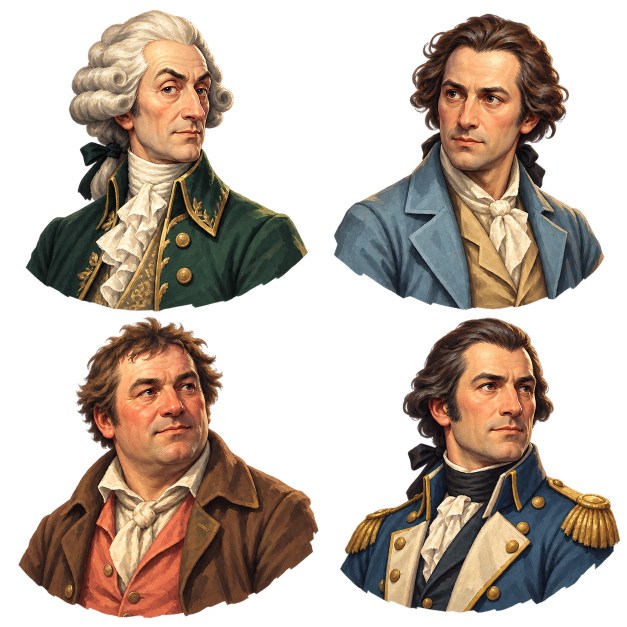
#> input picture Unity/Assets/Resources/Art/PoliticalPortraits-v1.png, 1254 x 1254 px (shown at 1/2 size)
$ python shot-check.py ../Unity/Assets/Resources/Art
#> lines starting #> are read from the running program, lines starting #| are printed output that depends on the picture
"""Frame checks for the player review pass.

Reads the PNGs written by the built player, refuses obviously broken frames,
reports how much each frame moved since the previous run, and builds one
contact sheet a human can look at in the morning.

    python tools/shot-check.py output/shots [--baseline output/shots-baseline]
"""
import sys
import os
import json
from PIL import Image
import numpy as np

SHADER_PINK = np.array([255, 0, 255])
EXPECTED = (1440, 900)


def load(path):
    with Image.open(path) as image:
        return np.asarray(image.convert("RGB"), dtype=np.uint8)


def examine(name, pixels):
    problems = []
    height, width = pixels.shape[:2]
    if (width, height) != EXPECTED:
        problems.append(f"size {width}x{height}, expected {EXPECTED[0]}x{EXPECTED[1]}")
    flat = pixels.reshape(-1, 3)
    mean = flat.mean(axis=0)
    spread = float(flat.std())
    if spread < 6:
        problems.append(f"flat frame, colour spread {spread:.1f}")
    if mean.sum() < 12:
        problems.append("frame is black")
    colours, counts = np.unique(flat, axis=0, return_counts=True)
    share = counts.max() / len(flat)
    if share > 0.92:
        problems.append(f"one colour covers {share:.0%} of the frame")
    pink = np.all(np.abs(flat.astype(int) - SHADER_PINK) < 24, axis=1).mean()
    if pink > 0.004:
        problems.append(f"missing-shader magenta on {pink:.1%} of the frame")
    return {
        "name": name,
        "width": width,
        "height": height,
        "mean": [round(float(v), 1) for v in mean],
        "spread": round(spread, 1),
        "top_colour_share": round(float(share), 4),
        "problems": problems,
    }


def moved(current, previous):
    if current.shape != previous.shape:
        return None
    difference = np.abs(current.astype(int) - previous.astype(int)).sum(axis=2)
    return round(float((difference > 24).mean()), 4)


def contact_sheet(folder, names, target):
    if not names:
        return
    columns = 3
    thumb = (480, 300)
    rows = (len(names) + columns - 1) // columns
    sheet = Image.new("RGB", (columns * thumb[0], rows * thumb[1]), (24, 26, 22))
    for index, name in enumerate(names):
        with Image.open(os.path.join(folder, name)) as image:
            image = image.convert("RGB").resize(thumb, Image.LANCZOS)
            sheet.paste(image, ((index % columns) * thumb[0], (index // columns) * thumb[1]))
    sheet.save(target)


def main():
    global EXPECTED
    if '--width' in sys.argv and '--height' in sys.argv:
        EXPECTED=(int(sys.argv[sys.argv.index('--width')+1]),int(sys.argv[sys.argv.index('--height')+1]))
    folder = sys.argv[1] if len(sys.argv) > 1 else "output/shots"
    baseline = None
    if "--baseline" in sys.argv:
        baseline = sys.argv[sys.argv.index("--baseline") + 1]
    names = sorted(n for n in os.listdir(folder) if n.lower().endswith(".png"))
    if not names:
        print("no frames found in " + folder)
        return 1
    results = []
    broken = 0
    for name in names:
        pixels = load(os.path.join(folder, name))
#> in load, image is the input picture: PIL image 1254x1254 RGBA; mean R, G, B, A 65.5, 51.2, 40.1, 125
#> in load, `return np.asarray(image.convert("RGB"), dtype=np.uint8)`:
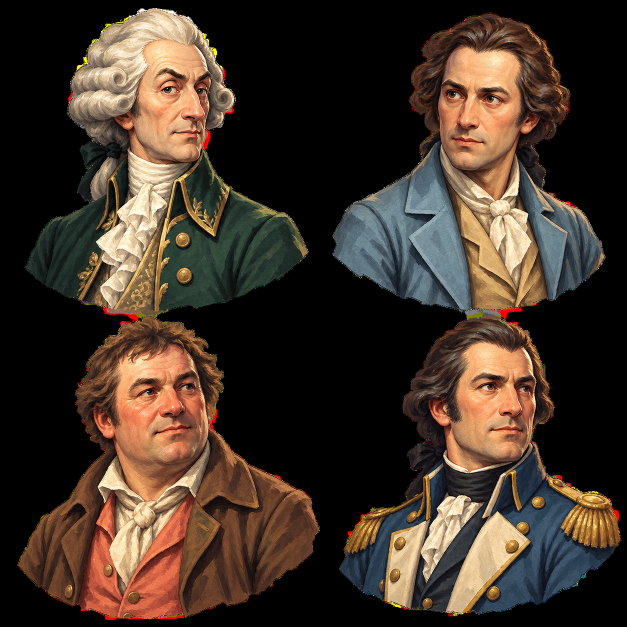
#> returned value: shape (1254, 1254, 3) (shown at 1/2 size); mean of channels 0, 1, 2 65.5, 51.2, 40.1; drawn as R, G, B
        result = examine(name, pixels)
#> in examine, `mean = flat.mean(axis=0)`: mean = [65.53, 51.22, 40.1]
#> in examine, `spread = float(flat.std())`: spread = 69.32
#> in examine, `share = counts.max() / len(flat)`: share = 0.485
#> in examine, `pink = np.all(np.abs(flat.astype(int) - SHADER_PINK) < 24, axis=1).mea..`: pink = 1.97e-05
#> result = {'name': 'PoliticalPortraits-v1.png', 'width': 1254, 'height': 1254, 'mean': [65.5, 51.2, 40.1], 'spread': 69.3, 'top_colour_share': 0.485, 'problems': ['size 1254x1254, expected 1440x900']}
        if baseline:
            other = os.path.join(baseline, name)
            if os.path.exists(other):
                result["moved"] = moved(pixels, load(other))
        results.append(result)
        if result["problems"]:
            broken += 1
        line = f"{name}  spread={result['spread']}  top={result['top_colour_share']:.0%}"
        if "moved" in result and result["moved"] is not None:
            line += f"  moved={result['moved']:.1%}"
        if result["problems"]:
            line += "  !! " + "; ".join(result["problems"])
        print(line)
#| PoliticalPortraits-v1.png  spread=69.3  top=49%  !! size 1254x1254, expected 1440x900
    contact_sheet(folder, names, os.path.join(folder, "contact-sheet.jpg"))
#> in contact_sheet, `image = image.convert("RGB").resize(thumb, Image.LANCZOS)`:
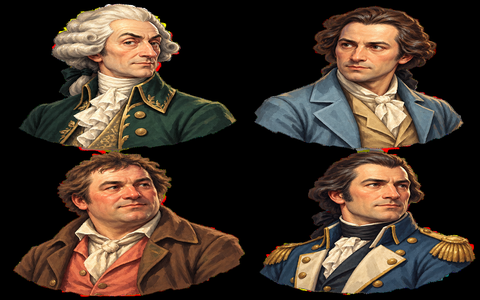
#> image: PIL image 480x300 RGB; mean R, G, B 65.6, 51.3, 40.2
#> in contact_sheet, `sheet.paste(image, ((index % columns) * thumb[0], (index // columns) *..`:
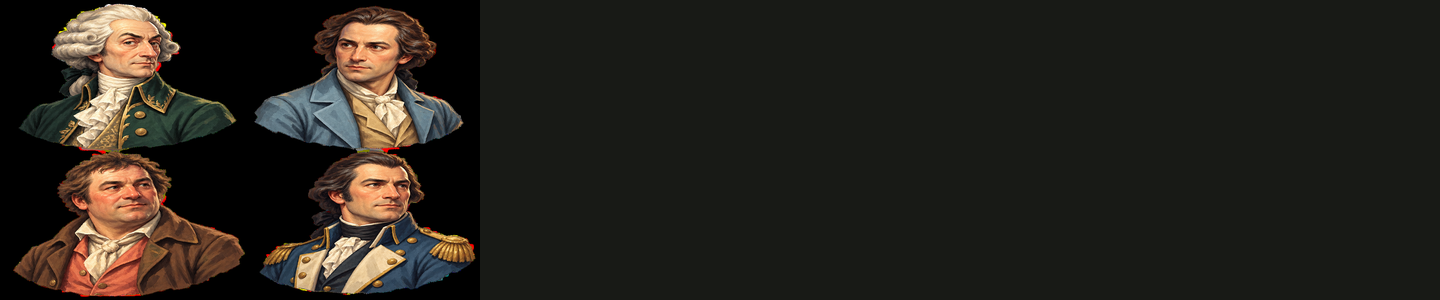
#> sheet: PIL image 1440x300 RGB; mean R, G, B 37.9, 34.4, 28.1
    with open(os.path.join(folder, "frames.json"), "w", encoding="utf-8") as handle:
        json.dump(results, handle, indent=2, ensure_ascii=False)
    print(f"{len(names)} frames, {broken} with problems, contact sheet written")
    return 1 if broken else 0


if __name__ == "__main__":
#> (the run stopped early here; a loop or call above may not have finished)
